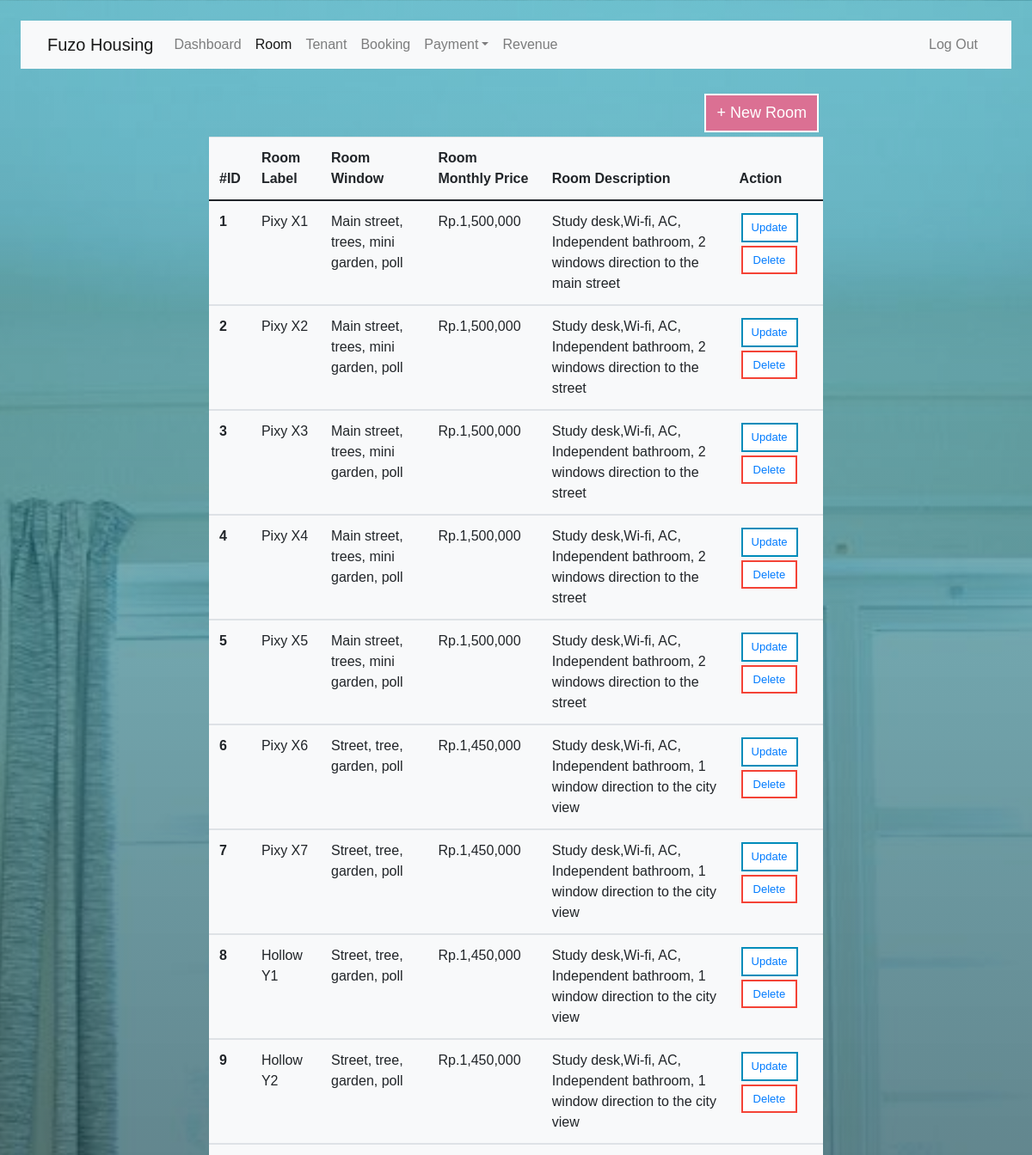
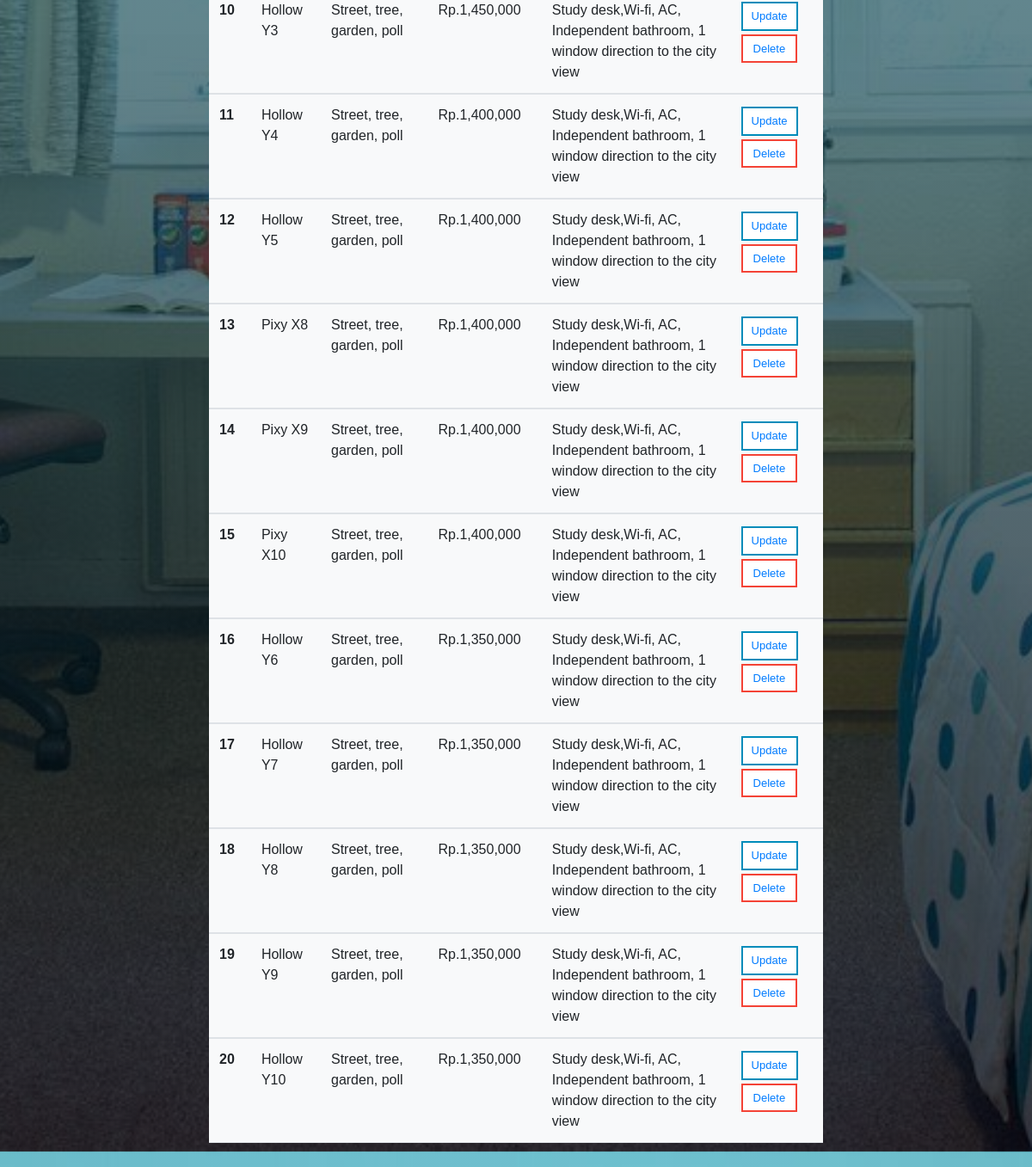
/admin/room.php, run on the app's committed database (2 pictures, top to bottom).
### tables this page shows
CREATE TABLE `room` (
  `room_id` int(11) NOT NULL,
  `room_label` varchar(50) DEFAULT NULL,
  `room_location` varchar(50) DEFAULT NULL,
  `room_gender` varchar(20) DEFAULT NULL,
  `room_window` varchar(100) DEFAULT NULL,
  `room_monthly_price` int(50) DEFAULT NULL,
  `room_availability` tinyint(20) DEFAULT NULL COMMENT '0 = Available , 1= Unvailables',
  `room_description` varchar(255) DEFAULT NULL
);

### admin/room.php (the view, shortened to what this page needs)
<?php
include "conn.php";
$_GET=
$result = mysqli_query($conn, "SELECT * FROM room");
?>
<!DOCTYPE html>
<html lang="en">
<head>
<link rel="stylesheet" href="css/button.css">
<link href="https://cdn.jsdelivr.net/npm/bootstrap@5.0.2/dist/css/bootstrap.min.css" rel="stylesheet">
<link rel="stylesheet" href="https://cdn.jsdelivr.net/npm/bootstrap@4.3.1/dist/css/bootstrap.min.css">
</head>
<body>
<div class="m-4">
    <nav class="navbar navbar-expand-lg navbar-light bg-light">
        <div class="container-fluid">
            <a href="index.php" class="navbar-brand">Fuzo Housing</a>
            <div class="collapse navbar-collapse" id="navbarCollapse">
                <div class="navbar-nav">
                    <a href="index.php" class="nav-item nav-link">Dashboard</a>
                    <a href="room.php" class="nav-item nav-link active">Room</a>
                    <a href="tenant.php" class="nav-item nav-link">Tenant</a>
                    <a href="booking.php" class="nav-item nav-link">Booking</a>
                    <div class="nav-item dropdown">
                        <a href="payment_data.php" class="nav-link dropdown-toggle" data-bs-toggle="dropdown">Payment</a>
                    </div>
                      <a href="revenue.php" class="nav-item nav-link" tabindex="-1">Revenue</a>
                </div>
                <div class="navbar-nav ms-auto">
                    <a href="logout.php" class="nav-item nav-link">Log Out</a>
                </div>
            </div>
        </div>
    </nav>
</div>
<div class="row">
  <div class="column">
    <button class="buttonAd" ><a style="text-decoration:none; color:white" href="roomadd.php">+ New Room</a></button>
  <div class="column1">
    <table class="table table-hover bg-light">
  <thead>
    <tr>
      <th scope="col">#ID</th>
      <th scope="col">Room Label</th>
      <th scope="col">Room Window</th>
      <th scope="col">Room Monthly Price</th>
      <th scope="col">Room Description</th>
      <th scope="col">Action</th>
    </tr>
  </thead>
    <?php while ($row = mysqli_fetch_assoc($result)):?>
  <tbody>
    <tr>
      <th scope="row"><?php echo $row["room_id"];?></th>
      <td><?php echo $row["room_label"];?></td>
      <td><?php echo $row["room_window"];?></td>
      <td><?php echo 'Rp.',number_format($row["room_monthly_price"]);?></td>
      <td><?php echo $row["room_description"];?></td>
      <td><button class="button1"><a style="text-decoration:none" href="roomup.php?room_id=<?php echo $row["room_id"]; ?>">Update</a></button>
      <button class="button2" ><a style="text-decoration:none"href="room.del.php?room_id=<?php echo $row["room_id"];?>">Delete</a></button></td>
    </tr>
  <?php endwhile; ?>
  </tbody>
</table>
  </div>
  </div>
</body>
</html>

### admin/css/button.css (style rules this page uses)
.buttonAd { background-color: #DB7093; border: 2px solid #fff; padding: 7px 12px; text-align: center; font-size: 18px; margin: 5px 5px; transition-duration: 0.4s; cursor: pointer; float:right; }
.button1 { background-color: white; border: 2px solid #008CBA; padding: 5px 10px; text-align: center; font-size: 13px; margin: 2px 2px; transition-duration: 0.4s; cursor: pointer; }
.button2 { background-color: white; border: 2px solid #f44336; padding: 5px 12px; text-align: center; display: inline-block; font-size: 13px; margin: 2px 2px; transition-duration: 0.4s; cursor: pointer; }

### admin/room.php (style rules this page uses)
* { font-family: sans-serif; }
body { margin: 0; background-image: linear-gradient(rgba(12, 155, 171, 0.5), rgba(0,0,10,0.75)),url(images/1stfloor.jpeg); background-size: cover; background-position: center; }
table { border-collapse: collapse; width: 100%; }
.column { width: 60%; height: 85vh; margin-left:auto; margin-right:auto; overflow-y: auto; }

### data on the page
room: room_id "1", room_label "Pixy X1", room_window "Main street, trees, mini garden, poll", room_monthly_price "1,500,000", room_description "Study desk,Wi-fi, AC, Independent bathroom, 2 windows direction to the main street"
room: room_id "2", room_label "Pixy X2", room_window "Main street, trees, mini garden, poll", room_monthly_price "1,500,000", room_description "Study desk,Wi-fi, AC, Independent bathroom, 2 windows direction to the street"
room: room_id "3", room_label "Pixy X3", room_window "Main street, trees, mini garden, poll", room_monthly_price "1,500,000", room_description "Study desk,Wi-fi, AC, Independent bathroom, 2 windows direction to the street"
room: room_id "4", room_label "Pixy X4", room_window "Main street, trees, mini garden, poll", room_monthly_price "1,500,000", room_description "Study desk,Wi-fi, AC, Independent bathroom, 2 windows direction to the street"
room: room_id "5", room_label "Pixy X5", room_window "Main street, trees, mini garden, poll", room_monthly_price "1,500,000", room_description "Study desk,Wi-fi, AC, Independent bathroom, 2 windows direction to the street"
room: room_id "6", room_label "Pixy X6", room_window "Street, tree, garden, poll", room_monthly_price "1,450,000", room_description "Study desk,Wi-fi, AC, Independent bathroom, 1 window direction to the city view"
room: room_id "7", room_label "Pixy X7", room_window "Street, tree, garden, poll", room_monthly_price "1,450,000", room_description "Study desk,Wi-fi, AC, Independent bathroom, 1 window direction to the city view"
room: room_id "8", room_label "Hollow Y1", room_window "Street, tree, garden, poll", room_monthly_price "1,450,000", room_description "Study desk,Wi-fi, AC, Independent bathroom, 1 window direction to the city view"
room: room_id "9", room_label "Hollow Y2", room_window "Street, tree, garden, poll", room_monthly_price "1,450,000", room_description "Study desk,Wi-fi, AC, Independent bathroom, 1 window direction to the city view"
room: room_id "10", room_label "Hollow Y3", room_window "Street, tree, garden, poll", room_monthly_price "1,450,000", room_description "Study desk,Wi-fi, AC, Independent bathroom, 1 window direction to the city view"
room: room_id "11", room_label "Hollow Y4", room_window "Street, tree, garden, poll", room_monthly_price "1,400,000", room_description "Study desk,Wi-fi, AC, Independent bathroom, 1 window direction to the city view"
room: room_id "12", room_label "Hollow Y5", room_window "Street, tree, garden, poll", room_monthly_price "1,400,000", room_description "Study desk,Wi-fi, AC, Independent bathroom, 1 window direction to the city view"
room: room_id "13", room_label "Pixy X8", room_window "Street, tree, garden, poll", room_monthly_price "1,400,000", room_description "Study desk,Wi-fi, AC, Independent bathroom, 1 window direction to the city view"
room: room_id "14", room_label "Pixy X9", room_window "Street, tree, garden, poll", room_monthly_price "1,400,000", room_description "Study desk,Wi-fi, AC, Independent bathroom, 1 window direction to the city view"
room: room_id "15", room_label "Pixy X10", room_window "Street, tree, garden, poll", room_monthly_price "1,400,000", room_description "Study desk,Wi-fi, AC, Independent bathroom, 1 window direction to the city view"
room: room_id "16", room_label "Hollow Y6", room_window "Street, tree, garden, poll", room_monthly_price "1,350,000", room_description "Study desk,Wi-fi, AC, Independent bathroom, 1 window direction to the city view"
room: room_id "17", room_label "Hollow Y7", room_window "Street, tree, garden, poll", room_monthly_price "1,350,000", room_description "Study desk,Wi-fi, AC, Independent bathroom, 1 window direction to the city view"
room: room_id "18", room_label "Hollow Y8", room_window "Street, tree, garden, poll", room_monthly_price "1,350,000", room_description "Study desk,Wi-fi, AC, Independent bathroom, 1 window direction to the city view"
room: room_id "19", room_label "Hollow Y9", room_window "Street, tree, garden, poll", room_monthly_price "1,350,000", room_description "Study desk,Wi-fi, AC, Independent bathroom, 1 window direction to the city view"
room: room_id "20", room_label "Hollow Y10", room_window "Street, tree, garden, poll", room_monthly_price "1,350,000", room_description "Study desk,Wi-fi, AC, Independent bathroom, 1 window direction to the city view"
